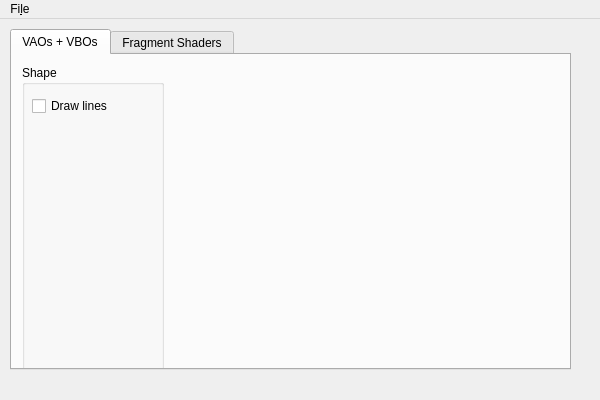
<?xml version="1.0" encoding="UTF-8"?>
<ui version="4.0">
 <class>MainWindow</class>
 <widget class="QMainWindow" name="MainWindow">
  <property name="geometry">
   <rect>
    <x>0</x>
    <y>0</y>
    <width>600</width>
    <height>400</height>
   </rect>
  </property>
  <property name="windowTitle">
   <string>Lab 5 - 2D OpenGL</string>
  </property>
  <widget class="QWidget" name="centralWidget">
   <widget class="QTabWidget" name="tabWidget">
    <property name="geometry">
     <rect>
      <x>10</x>
      <y>10</y>
      <width>561</width>
      <height>341</height>
     </rect>
    </property>
    <property name="currentIndex">
     <number>0</number>
    </property>
    <widget class="QWidget" name="triangle">
     <attribute name="title">
      <string>VAOs + VBOs</string>
     </attribute>
     <widget class="QGroupBox" name="shapeGroupBox">
      <property name="geometry">
       <rect>
        <x>10</x>
        <y>10</y>
        <width>142</width>
        <height>332</height>
       </rect>
      </property>
      <property name="title">
       <string>Shape</string>
      </property>
      <widget class="QCheckBox" name="linesEnabled">
       <property name="enabled">
        <bool>true</bool>
       </property>
       <property name="geometry">
        <rect>
         <x>10</x>
         <y>30</y>
         <width>151</width>
         <height>22</height>
        </rect>
       </property>
       <property name="text">
        <string>Draw lines</string>
       </property>
       <property name="checked">
        <bool>false</bool>
       </property>
      </widget>
     </widget>
     <widget class="QWidget" name="triangleCanvas" native="true">
      <property name="geometry">
       <rect>
        <x>189</x>
        <y>29</y>
        <width>321</width>
        <height>271</height>
       </rect>
      </property>
     </widget>
    </widget>
    <widget class="QWidget" name="fragShaders">
     <attribute name="title">
      <string>Fragment Shaders</string>
     </attribute>
     <widget class="QWidget" name="fragCanvas" native="true">
      <property name="geometry">
       <rect>
        <x>190</x>
        <y>20</y>
        <width>275</width>
        <height>275</height>
       </rect>
      </property>
     </widget>
     <widget class="QGroupBox" name="shaderProgram">
      <property name="geometry">
       <rect>
        <x>10</x>
        <y>20</y>
        <width>171</width>
        <height>121</height>
       </rect>
      </property>
      <property name="title">
       <string>Shader Program</string>
      </property>
      <widget class="QWidget" name="verticalLayoutWidget">
       <property name="geometry">
        <rect>
         <x>0</x>
         <y>30</y>
         <width>160</width>
         <height>80</height>
        </rect>
       </property>
       <layout class="QVBoxLayout" name="verticalLayout">
        <item>
         <widget class="QRadioButton" name="solidShader">
          <property name="text">
           <string>Solid</string>
          </property>
         </widget>
        </item>
        <item>
         <widget class="QRadioButton" name="gradientShader">
          <property name="text">
           <string>Gradient</string>
          </property>
         </widget>
        </item>
        <item>
         <widget class="QRadioButton" name="textureShader">
          <property name="text">
           <string>Texture</string>
          </property>
         </widget>
        </item>
       </layout>
      </widget>
     </widget>
    </widget>
   </widget>
  </widget>
  <widget class="QMenuBar" name="menuBar">
   <property name="geometry">
    <rect>
     <x>0</x>
     <y>0</y>
     <width>600</width>
     <height>26</height>
    </rect>
   </property>
   <widget class="QMenu" name="menuFile">
    <property name="title">
     <string>Fi&amp;le</string>
    </property>
    <addaction name="actionQuit"/>
   </widget>
   <addaction name="menuFile"/>
  </widget>
  <action name="actionQuit">
   <property name="text">
    <string>&amp;Quit</string>
   </property>
   <property name="shortcut">
    <string>Ctrl+Q</string>
   </property>
  </action>
 </widget>
 <layoutdefault spacing="6" margin="11"/>
 <resources/>
 <connections>
  <connection>
   <sender>actionQuit</sender>
   <signal>triggered()</signal>
   <receiver>MainWindow</receiver>
   <slot>close()</slot>
   <hints>
    <hint type="sourcelabel">
     <x>-1</x>
     <y>-1</y>
    </hint>
    <hint type="destinationlabel">
     <x>299</x>
     <y>199</y>
    </hint>
   </hints>
  </connection>
 </connections>
</ui>
